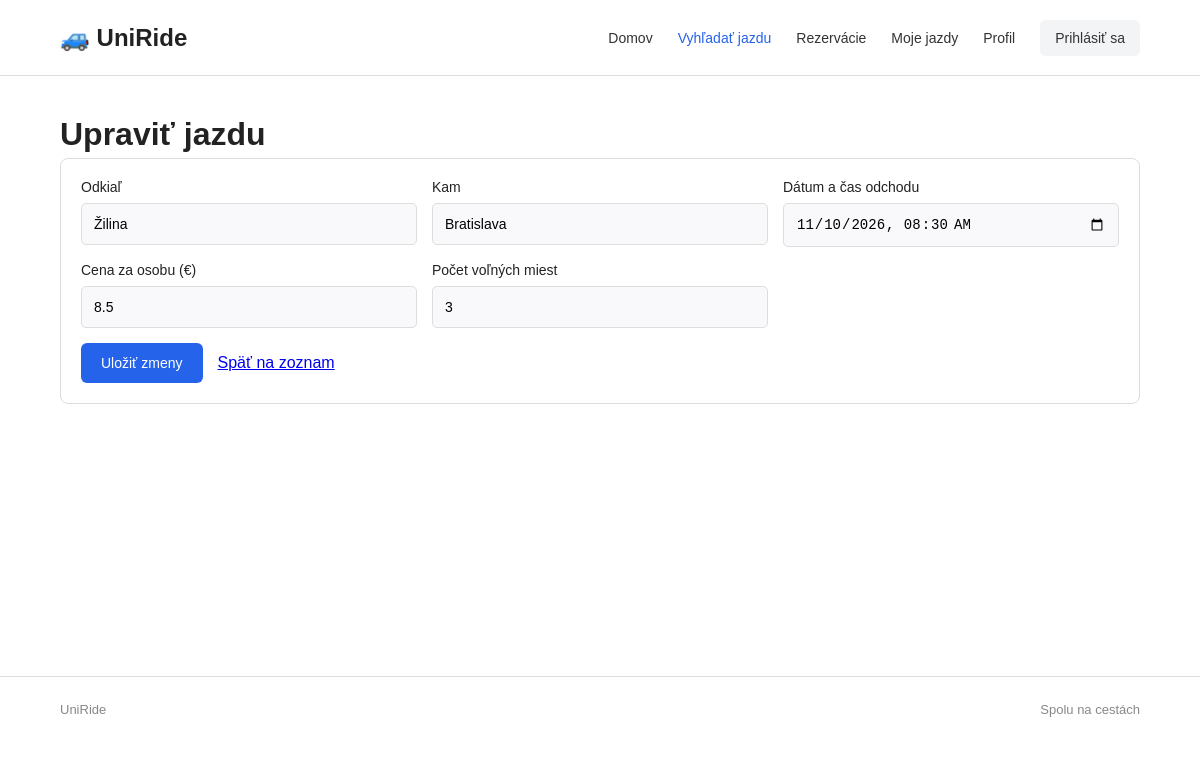
/?c=ride&a=edit&id=1, run on the app's committed database.
### tables this page shows
CREATE TABLE `rides` (
                         `id` int(11) NOT NULL AUTO_INCREMENT,
                         `departure` varchar(100) NOT NULL,
                         `destination` varchar(100) NOT NULL,
                         `departure_time` datetime NOT NULL,
                         `price` decimal(8,2) NOT NULL,
                         `available_seats` int(11) NOT NULL,
                         PRIMARY KEY (`id`)
);

### Framework/Http/Responses/Response.php (called while the page is built, shortened)
<?php
abstract class Response
{
    public function send(): void
    {
        $this->generate();
    }
}

### public/index.php (called while the page is built, shortened)
<?php
require __DIR__ . '/../Framework/ClassLoader.php';
try {
    $app = new App();
    $app->run();
} catch (Exception $e) {
    die('An error occurred: ' . $e->getMessage());
}

### Framework/ClassLoader.php (called while the page is built, shortened)
<?php
class ClassLoader
{
    public static function Boot(): void
    {
        spl_autoload_register(function ($class_name) {
            $file = self::getClassFile($class_name);
        });
    }
    public static function getClassFile(string $className): string
    {
        $baseDir = realpath(dirname(__DIR__));
        $relativePath = str_replace('\\', DIRECTORY_SEPARATOR, ltrim($className, '\\')) . '.php';
        return $baseDir . DIRECTORY_SEPARATOR . $relativePath;
    }
}

### Framework/Http/Request.php (called while the page is built, shortened)
<?php
class Request
{
    private array $get;
    public function __construct()
    {
        $this->get = $_GET;
    }
    public function get(?string $key = null): mixed
    {
        return $key === null ? $this->get : ($this->get[$key] ?? null);
    }
}

### App/Controllers/RideController.php (called while the page is built, shortened)
<?php
class RideController extends BaseController
{
    public function edit(Request $request): Response
    {
        $id = (int) $request->get('id');
        $ride = Ride::getOne($id);
        return $this->html([
            'ride' => $ride
        ], 'form');
    }
}

### Framework/Core/Model.php (called while the page is built, shortened)
<?php
abstract class Model implements \JsonSerializable
{
    protected static array $columnsMap = [];
    private static array $dbColumns = [];
    private static IDbConvention $dbConventions;
    protected static function getTableName(): string
    {
        return self::getConventions()->getTableName(get_called_class());
    }
    protected static function getPkColumnName(): string
    {
        return self::getConventions()->getPkColumnName(get_called_class());
    }
    protected static function getColumnsMap(): array
    {
        return static::$columnsMap ?? [];
    }
    public static function getOne(mixed $id): ?static
    {
        try {
            $sql = "SELECT " . static::getDBColumnNamesList() . " FROM `" . static::getTableName() . "` WHERE `" .
                static::getPkColumnName() . "`=?";
            $stmt = Connection::getInstance()->prepare($sql);
            $stmt->setFetchMode(PDO::FETCH_CLASS | PDO::FETCH_PROPS_LATE, static::class);
            $stmt->execute([$id]);
            $model = $stmt->fetch() ?: null;
            if ($model !== null) {
                $model->_dbId = $model->getIdValue();
                $model->_resultSet = new ResultSet([$model]);
            }
            return $model;
        } catch (PDOException $exception) {
            throw new Exception('Query failed: ' . $exception->getMessage(), 0, $exception);
        }
    }
    private static function getDbColumns(): array
    {
        try {
            $sql = "DESCRIBE " . static::getTableName();
            $stmt = Connection::getInstance()->prepare($sql);
            $stmt->execute([]);
            self::$dbColumns[static::class] = array_column($stmt->fetchAll(), 'Field');
            return self::$dbColumns[static::class];
        } catch (PDOException $exception) {
            throw new Exception('Query failed: ' . $exception->getMessage(), 0, $exception);
        }
    }
    private function getIdValue(): mixed
    {
        $pk = static::getPkColumnName();
        $prop = static::toPropertyName($pk);
        return isset($this->{$prop}) ? $this->{$prop} : null;
    }
    private static function getModelProperties(): array
    {
        $reflection = new \ReflectionClass(static::class);
        $properties = [];
        foreach ($reflection->getProperties() as $property) {
            $propertyName = $property->getName();
            if ($property->isStatic()) {
                continue;
            }
            $properties[$propertyName] = true;
        }
        return $properties;
    }
    private static function getDBColumnNamesList(): string
    {
        $dbColumns = [];
        foreach (static::getDbColumns() as $columnName) {
            $propertyName = static::toPropertyName($columnName);
            if ($propertyName != $columnName) {
                $dbColumns[] = "`$columnName` AS {$propertyName}";
            } else {
                $dbColumns[] = $columnName;
            }
        }
        return implode(', ', $dbColumns);
    }
    private static function toPropertyName(string $columnName): string
    {
        $customMapping = static::getColumnsMap();
        if (isset($customMapping[$columnName])) {
            return $customMapping[$columnName];
        } else {
            return static::getConventions()->toPropertyName($columnName);
        }
    }
    private static function getConventions(): IDbConvention
    {
        if (!isset(static::$dbConventions)) {
            static::$dbConventions = new (Configuration::DB_CONVENTIONS_CLASS)();
        }
        return static::$dbConventions;
    }
}

### Framework/Support/Inflect.php (called while the page is built, shortened)
<?php
class Inflect
{
    public static $plural = array(
        '/(quiz)$/i' => "$1zes",
        '/^(ox)$/i' => "$1en",
        '/([m|l])ouse$/i' => "$1ice",
        '/(matr|vert|ind)ix|ex$/i' => "$1ices",
        '/(x|ch|ss|sh)$/i' => "$1es",
        '/([^aeiouy]|qu)y$/i' => "$1ies",
        '/(hive)$/i' => "$1s",
        '/(?:([^f])fe|([lr])f)$/i' => "$1$2ves",
        '/(shea|lea|loa|thie)f$/i' => "$1ves",
        '/sis$/i' => "ses",
        '/([ti])um$/i' => "$1a",
        '/(tomat|potat|ech|her|vet)o$/i' => "$1oes",
        '/(bu)s$/i' => "$1ses",
        '/(alias)$/i' => "$1es",
        '/(octop)us$/i' => "$1i",
        '/(ax|test)is$/i' => "$1es",
        '/(us)$/i' => "$1es",
        '/s$/i' => "s",
        '/$/' => "s"
    );
    public static $irregular = array(
        'move' => 'moves',
        'foot' => 'feet',
        'goose' => 'geese',
        'sex' => 'sexes',
        'child' => 'children',
        'man' => 'men',
        'tooth' => 'teeth',
        'person' => 'people',
        'valve' => 'valves'
    );
    public static function pluralize($string)
    {
        foreach (self::$irregular as $pattern => $result) {
            $pattern = '/' . $pattern . '$/i';
        }
        foreach (self::$plural as $pattern => $result) {
            if (preg_match($pattern, $string)) {
                return preg_replace($pattern, $result, $string);
            }
        }
        return $string;
    }
}

### Framework/DB/DefaultConventions.php (called while the page is built, shortened)
<?php
class DefaultConventions implements IDbConvention
{
    public function getTableName(string $className): string
    {
        $arr = explode("\\", $className);
        return Inflect::pluralize(strtolower(end($arr)));
    }
    public function getPkColumnName(string $className): string
    {
        return 'id';
    }
    public function toPropertyName(string $columnName): string
    {
        return $columnName;
    }
}

### Framework/DB/Connection.php (called while the page is built, shortened)
<?php
class Connection
{
    private static ?Connection $instance = null;
    private PDO $db;
    public function __construct(PDO $db)
    {
        $this->db = $db;
    }
    public static function getInstance(): Connection
    {
        try {
            if (self::$instance == null) {
                $db = new PDO(
                    'mysql:dbname=' . Configuration::DB_NAME . ';host=' . Configuration::DB_HOST,
                    Configuration::DB_USER,
                    Configuration::DB_PASS
                );
                $db->setAttribute(PDO::ATTR_ERRMODE, PDO::ERRMODE_EXCEPTION);
                $db->setAttribute(PDO::ATTR_EMULATE_PREPARES, true);
                self::$instance = new self($db);
            }
            return self::$instance;
        } catch (PDOException $e) {
            throw new Exception('Connection failed: ' . $e->getMessage());
        }
    }
    public function prepare(string $sql): DebugStatement
    {
        try {
            return new DebugStatement($this->db->prepare($sql));
        } catch (PDOException $e) {
            throw new Exception('Prepare failed: ' . $e->getMessage());
        }
    }
}

### Framework/DB/DebugStatement.php (called while the page is built, shortened)
<?php
class DebugStatement
{
    private PDOStatementAlias $stmt;
    public function __construct($stmt)
    {
        $this->stmt = $stmt;
    }
    public function execute(?array $params = null): bool
    {
        $result = $this->stmt->execute($params);
        $this->stmt->debugDumpParams();
        return $result;
    }
    public function __call(string $name, array $arguments): mixed
    {
        return $this->stmt->{$name}(...$arguments);
    }
}

### Framework/Support/LinkGenerator.php (called while the page is built, shortened)
<?php
class LinkGenerator
{
    private Request $request;
    public function __construct(Request $request, Router $router)
    {
        $this->request = $request;
    }
    public function url(
        string|array $destination,
        array $parameters = [],
        bool $absolute = false,
        bool $appendParameters = false
    ): string {
        list($controller, $action) = explode(".", $destination);
        $args = $appendParameters ? $this->request->get() : [];
        $args = ["c" => lcfirst($controller), "a" => $action != "index" ? $action : null] + $parameters + $args;
        $basePath = $absolute ? $this->request->getBaseUrl() : "";
        return $basePath . "?" . http_build_query($args);
    }
}

### App/Models/Ride.php (called while the page is built, shortened)
<?php
class Ride extends Model
{
    protected ?string $departure = null;
    protected ?string $destination = null;
    protected ?string $departure_time = null;
    protected ?float $price = null;
    protected ?int $available_seats = null;
    public function getDeparture(): ?string
    {
        return $this->departure;
    }
    public function getDestination(): ?string
    {
        return $this->destination;
    }
    public function getDepartureTime(): ?string
    {
        return $this->departure_time;
    }
    public function getPrice(): ?float
    {
        return $this->price;
    }
    public function getAvailableSeats(): ?int
    {
        return $this->available_seats;
    }
}

### App/Views/Ride/form.view.php (the view, shortened to what this page needs)
<?php
$isEdit = $ride !== null;
if ($isEdit) {
    $title = "Upraviť jazdu";
    $action = $link->url('ride.update');
} else {
    $title = "Pridať jazdu";
    $action = $link->url('ride.store');
}
?>
<main class="vyhladavanie">
    <div class="obsah">
        <h1><?php echo $title; ?></h1>
        <form class="formular" method="post"
              action="<?php echo $action; ?>">
            <div class="polia">
                <div class="pole">
                    <label for="departure">Odkiaľ</label>
                    <input type="text"
                           id="departure"
                           name="departure"
                           required
                           maxlength="100"
                           value="<?php
                           if ($isEdit) {
                               echo htmlspecialchars($ride->getDeparture());
                           }
                           ?>">
                </div>
                <div class="pole">
                    <label for="destination">Kam</label>
                    <input type="text"
                           id="destination"
                           name="destination"
                           required
                           maxlength="100"
                           value="<?php
                           if ($isEdit) {
                               echo htmlspecialchars($ride->getDestination());
                           }
                           ?>">
                </div>
                <div class="pole">
                    <label for="departure_time">Dátum a čas odchodu</label>
                    <input type="datetime-local"
                           id="departure_time"
                           name="departure_time"
                           required
                           value="<?php
                           if ($isEdit) {
                               echo date(
                                   'Y-m-d\TH:i',
                                   strtotime($ride->getDepartureTime())
                               );
                           }
                           ?>">
                </div>
                <div class="pole">
                    <label for="price">Cena za osobu (€)</label>
                    <input type="number"
                           id="price"
                           name="price"
                           min="0"
                           max="999999.99"
                           step="0.01"
                           required
                           value="<?php
                           if ($isEdit) {
                               echo $ride->getPrice();
                           }
                           ?>">
                </div>
                <div class="pole">
                    <label for="available_seats">Počet voľných miest</label>
                    <input type="number"
                           id="available_seats"
                           name="available_seats"
                           min="1"
                           required
                           value="<?php
                           if ($isEdit) {
                               echo $ride->getAvailableSeats();
                           }
                           ?>">
                </div>
            </div>
            <div class="formular-spodok">
                <button type="submit" class="tlacidlo modre">
                    <?php
                    if ($isEdit) {
                        echo "Uložiť zmeny";
                    } else {
                        echo "Pridať jazdu";
                    }
                    ?>
                </button>
                <a href="<?php echo $link->url('ride.index'); ?>">
                    Späť na zoznam
                </a>
            </div>
        </form>
    </div>
</main>

### public/css/style.css (style rules this page uses)
* { box-sizing: border-box; }
body { margin: 0; font-family: Arial, sans-serif; color: #222; background-color: white; }
.obsah { width: 90%; max-width: 1200px; margin: auto; }
h1, h2, p { margin-top: 0; }
.tlacidlo { display: inline-block; padding: 12px 20px; border-radius: 6px; text-decoration: none; font-size: 14px; cursor: pointer; font-family: inherit; }
.modre { background-color: #2563eb; color: white; border: none; }
.vyhladavanie { padding: 40px 0 60px; min-height: 75vh; }
.vyhladavanie h1 { font-size: 32px; margin-bottom: 5px; }
.formular { border: 1px solid #ddd; border-radius: 8px; padding: 20px; margin-bottom: 15px; }
.polia { display: grid; grid-template-columns: repeat(3, minmax(0, 1fr)); gap: 15px; }
.pole { display: flex; flex-direction: column; min-width: 0; }
.pole label { font-size: 14px; margin-bottom: 8px; }
.pole input { width: 100%; min-width: 0; padding: 12px; border: 1px solid #ddd; border-radius: 5px; background-color: #f9f9fb; font-size: 14px; }
.formular-spodok { display: flex; align-items: center; gap: 15px; margin-top: 15px; }

### data on the page
rides: departure "Žilina", destination "Bratislava", departure_time "11/10/2026 08:30", price "8.5", available_seats "3"

### other printed values
$title "Upraviť jazdu"
